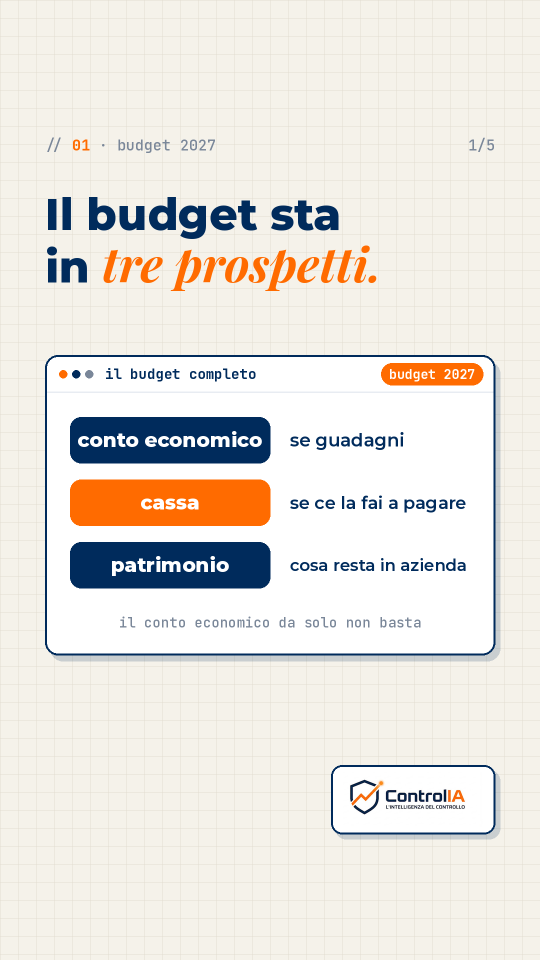
#> input picture media/2026-11-22/storia_1.png, 1080 x 1920 px, given in place of logo.png, which was not available (shown at 1/2 size)
$ python contenuti_2026_11_24.py ../../media/2026-11-22/storia_1.png
#> lines starting #> are read from the running program, lines starting #| are printed output that depends on the picture
### generator/reel/render2.py
import sys, os, math, subprocess
from PIL import Image, ImageDraw, ImageFont

S = os.path.dirname(os.path.abspath(__file__))
FD = os.path.join(os.path.dirname(S), "fonts")
W, H, FPS = 1080, 1920, 30
PAPER, LINE = (245, 242, 234), (226, 221, 209)
NAVY, ORANGE, WHITE = (0, 43, 92), (255, 107, 0), (255, 255, 255)
GREY, SOFT = (122, 135, 153), (232, 236, 242)
MX = 90
_fc = {}


# [5 lines left out: function F, not called in this run]


def ease(x):
    x = max(0.0, min(1.0, x))
    return 1 - (1 - x) ** 3


def pr(t, start, dur=0.4):
    return ease((t - start) / dur)


# ---------- paper background ----------
BG = Image.new("RGB", (W, H), PAPER)
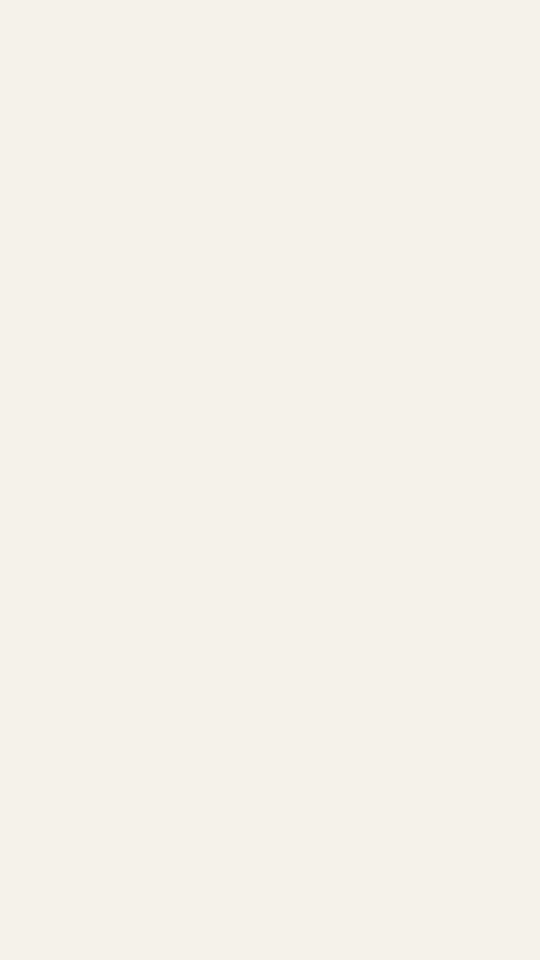
#> BG: PIL image 1080x1920 RGB (shown at 1/2 size); mean R, G, B 245, 242, 234
_b = ImageDraw.Draw(BG)
for x in range(0, W, 36):
    _b.line([x, 0, x, H], fill=LINE, width=1)
for y in range(0, H, 36):
    _b.line([0, y, W, y], fill=LINE, width=1)


class Frame:
    def __init__(self):
        self.img = BG.copy().convert("RGBA")

    # [207 lines left out: functions layer, _off, rich, header, pill, card and 6 more, not called in this run]


SCENES = [(s1, 3.6), (s2, 3.0), (s3, 5.4), (s4, 3.2), (s5, 4.4)]
PAPER_RGBA = BG.convert("RGBA")


# [8 lines left out: function frame, not called in this run]


# [23 lines that do not run on import are left out]

### generator/reel/reels.py
import sys, os, math, subprocess
from PIL import Image, ImageDraw
import render2 as r
from render2 import F, NAVY, ORANGE, WHITE, GREY, SOFT, card, pill, pr, ease, Frame

S = r.S
W, H, FPS, MX = 1080, 1920, 30, 90
B, I = "b", "i"

# ---------- logo sticker (bottom right) ----------
_lg = Image.open(os.path.join(os.path.dirname(S), "logo.png")).convert("RGBA")
_lg = _lg.resize((280, int(280 * _lg.height / _lg.width)), Image.LANCZOS)
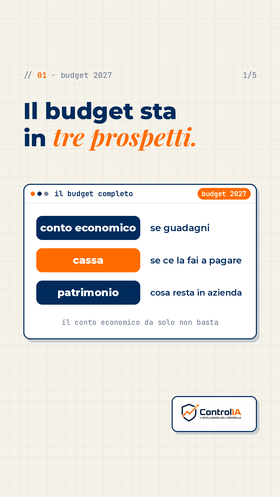
#> _lg: PIL image 280x497 RGBA; mean R, G, B, A 232.1, 228.2, 222.5, 255
LOGO = Image.new("RGBA", (340, 150), (0, 0, 0, 0))
#> LOGO: PIL image 340x150 RGBA; every value is 0
_d = ImageDraw.Draw(LOGO)
_d.rounded_rectangle([8, 10, 338, 148], 22, fill=(0, 43, 92, 46))
_d.rounded_rectangle([0, 0, 328, 138], 22, fill=WHITE, outline=NAVY, width=4)
LOGO.alpha_composite(_lg, (24, (138 - _lg.height) // 2))
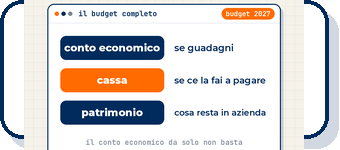
#> LOGO: PIL image 340x150 RGBA; mean R, G, B, A 204.1, 202.4, 203.7, 243.3; transparent parts drawn white


def put_logo(img, y=1530):
    img.alpha_composite(LOGO, (W - MX - 328, y))


# ---------- helpers ----------
# [4 lines left out: function back, not called in this run]


def seg_w(segs, size):
    return sum((F("M800", size) if s == "b" else F("PFI", int(size * 1.08))).getlength(t) for t, s in segs)


# [41 lines left out: functions Hd, header, T, pillL, tick, not called in this run]


def typed(s, t, t0, cps=22):
    return s[: max(0, int((t - t0) * cps))]


# [16 lines left out: function stamp, not called in this run]


def cta(topic, n, tot, word, msg, lead="Commenta"):
    # [23 lines left out: function sc, not called in this run]
    return sc


# [21 lines left out: function mini, not called in this run]


# =====================================================================
# REEL A - Claude for Finance
# =====================================================================
TA = "Claude for Finance"


# [72 lines left out: functions a1, a2, a3, a4, not called in this run]


REEL_A = [(a1, 3.8), (a2, 5.6), (a3, 4.0), (a4, 4.8),
          (cta(TA, 5, 5, "SKILL", ["Ti scrivo quali skill servono", "alla tua azienda."]), 4.2)]

# =====================================================================
# REEL B - Cos'e' una skill
# =====================================================================
TB = "skill di Claude"


# [70 lines left out: functions b1, b2, b3, b4, not called in this run]


REEL_B = [(b1, 3.8), (b2, 4.2), (b3, 4.6), (b4, 4.2),
          (cta(TB, 5, 5, "METODO", ["Ti spiego come trasformare", "un tuo report in una skill."]), 4.2)]

# =====================================================================
# REEL C - 5 skill finance
# =====================================================================
TC = "skill finance"


# [26 lines left out: functions squares, c1, not called in this run]


def item(n, lines, title, body):
    # [10 lines left out: function sc, not called in this run]
    return sc


# [73 lines left out: functions k1, k2, k3, k4, k5, c7, not called in this run]


REEL_C = [(c1, 3.6),
          (item(1, [[("Business plan di", B)], [("una ", B), ("nuova linea", I)]], "risultato", k1), 2.8),
          (item(2, [[("Aging dei", B)], [("crediti", I)]], "scaduto per fascia", k2), 2.8),
          (item(3, [[("Scenari", B)], [("di ", B), ("cassa", I)]], "tre scenari", k3), 2.8),
          (item(4, [[("Stato patrimoniale", B)], [("riclassificato", I)]], "impieghi e fonti", k4), 2.8),
          (item(5, [[("Revisione del", B)], [("modello ", B), ("Excel", I)]], "controllo", k5), 2.8),
          (c7, 3.6)]

REELS = {"A_claude_for_finance": REEL_A, "B_cosa_e_una_skill": REEL_B, "C_5_skill_finance": REEL_C}


# [9 lines left out: function frame, not called in this run]


# [33 lines that do not run on import are left out]

### generator/reel/contenuti_2026_11_24.py
"""Reel e storie del 24 nov 2026. Reel: ricavi sotto budget, tre domande (prezzo, volume, mix).
Grafici illustrativi, senza valori.
Uso: python3 contenuti_2026_11_24.py preview|full|storie
"""
import sys, os, subprocess
from PIL import Image
import render2 as r
from render2 import F, NAVY, ORANGE, WHITE, GREY, SOFT, card, pill, pr, ease
from reels import Hd, header, T, pillL, tick, typed, stamp, cta, frame, W, H, FPS, MX, B, I, S
import contenuti_2026_11_22_23 as c

MEDIA = c.MEDIA
DAY = "2026-11-24"
TMP = "/home/claude/reel"
TP = "budget 2027"
NAME = "scostamento_3_domande"
DOM = [("Prezzo", "Hai venduto a meno?"), ("Volume", "Hai venduto meno pezzi?"),
       ("Mix", "Hai venduto prodotti diversi?")]


# ---------------------------------------------------------------- reel
# [59 lines left out: functions v1, v2, v3, not called in this run]


REEL = [(v1, 3.2), (v2, 3.8), (v3, 3.6),
        (cta(TP, 4, 4, "CONTROLLO", ["Ti mando la guida gratuita", "sul controllo di gestione."]), 3.6)]


# ---------------------------------------------------------------- storie
# [49 lines left out: functions s1, s2, s3, s4, s5, storie, not called in this run]


if __name__ == "__main__":
    mode = sys.argv[1]
    os.makedirs(TMP, exist_ok=True)
    out_dir = os.path.join(MEDIA, DAY)
    os.makedirs(out_dir, exist_ok=True)
    if mode == "storie":
        storie()
    elif mode == "preview":
        ims = [frame(REEL, i, d - 0.3).resize((540, 960)) for i, (_, d) in enumerate(REEL)]
        ims.append(frame(REEL, 0, 1.6).resize((540, 960)))
        sh = Image.new("RGB", (540 * len(ims), 960))
        for i, im in enumerate(ims):
            sh.paste(im, (540 * i, 0))
        sh.save(os.path.join(TMP, f"sheet_{NAME}.png"))
    else:
        files = []
        for i, (_, dur) in enumerate(REEL):
            out = os.path.join(TMP, f"s_{NAME}_{i}.mp4")
#> (the run stopped early here; a loop or call above may not have finished)

$ run again, on media/2026-11-22/storia_2.png
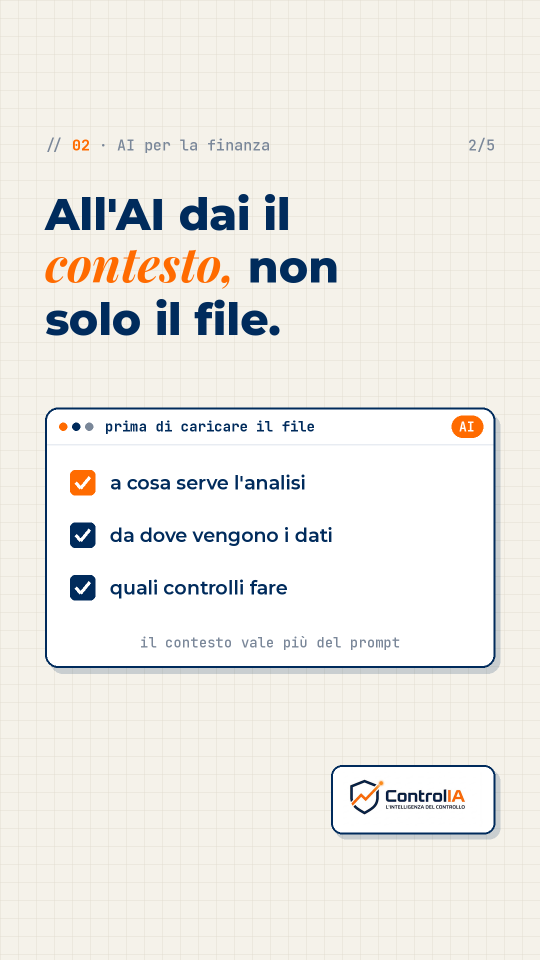
#> input picture media/2026-11-22/storia_2.png, 1080 x 1920 px, given in place of logo.png, which was not available (shown at 1/2 size)
#> `_lg = _lg.resize((280, int(280 * _lg.height / _lg.width)), Image.LANCZ..`:
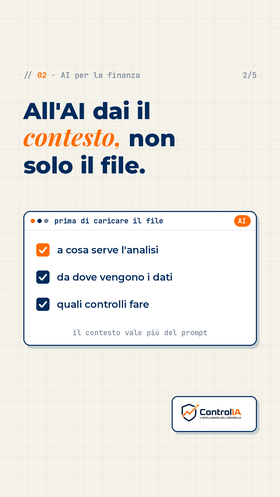
#> _lg: PIL image 280x497 RGBA; mean R, G, B, A 237.3, 235.5, 230.6, 255
#> `LOGO.alpha_composite(_lg, (24, (138 - _lg.height) // 2))`:
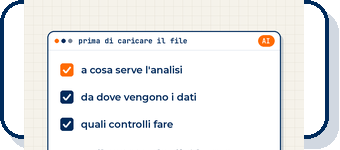
#> LOGO: PIL image 340x150 RGBA; mean R, G, B, A 222.9, 225.1, 226.9, 243.3; transparent parts drawn white

$ run again, on media/2026-11-22/storia_3.png
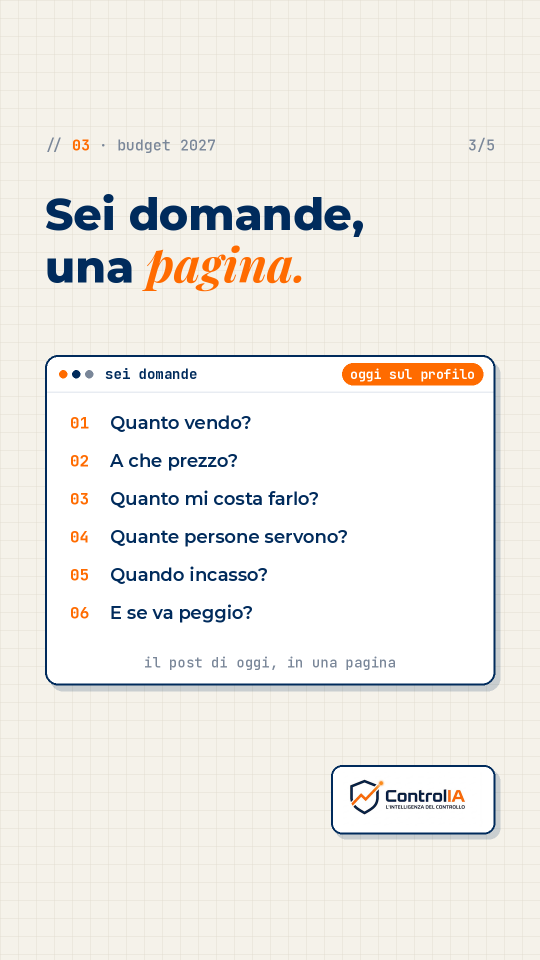
#> input picture media/2026-11-22/storia_3.png, 1080 x 1920 px, given in place of logo.png, which was not available (shown at 1/2 size)
#> `_lg = _lg.resize((280, int(280 * _lg.height / _lg.width)), Image.LANCZ..`:
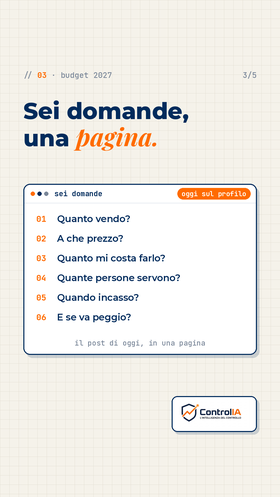
#> _lg: PIL image 280x497 RGBA; mean R, G, B, A 238.7, 236.3, 231.3, 255
#> `LOGO.alpha_composite(_lg, (24, (138 - _lg.height) // 2))`:
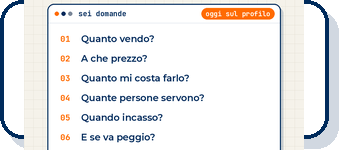
#> LOGO: PIL image 340x150 RGBA; mean R, G, B, A 223.2, 224.3, 226, 243.3; transparent parts drawn white
